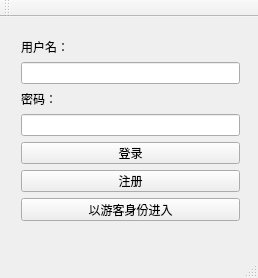
<?xml version="1.0" encoding="UTF-8"?>
<ui version="4.0">
 <class>MainWindow</class>
 <widget class="QMainWindow" name="MainWindow">
  <property name="geometry">
   <rect>
    <x>0</x>
    <y>0</y>
    <width>258</width>
    <height>278</height>
   </rect>
  </property>
  <property name="windowTitle">
   <string>MainWindow</string>
  </property>
  <widget class="QWidget" name="centralWidget">
   <widget class="QWidget" name="layoutWidget">
    <property name="geometry">
     <rect>
      <x>10</x>
      <y>10</y>
      <width>241</width>
      <height>205</height>
     </rect>
    </property>
    <layout class="QVBoxLayout" name="verticalLayout">
     <item>
      <widget class="QLabel" name="labelUser">
       <property name="text">
        <string>用户名：</string>
       </property>
      </widget>
     </item>
     <item>
      <widget class="QLineEdit" name="lineEditUser"/>
     </item>
     <item>
      <widget class="QLabel" name="labelPassword">
       <property name="text">
        <string>密码：</string>
       </property>
      </widget>
     </item>
     <item>
      <widget class="QLineEdit" name="lineEditPassword">
       <property name="text">
        <string/>
       </property>
       <property name="maxLength">
        <number>32764</number>
       </property>
       <property name="placeholderText">
        <string/>
       </property>
      </widget>
     </item>
     <item>
      <widget class="QPushButton" name="pushButtonLogIn">
       <property name="text">
        <string>登录</string>
       </property>
      </widget>
     </item>
     <item>
      <widget class="QPushButton" name="pushButtonSignUp">
       <property name="text">
        <string>注册</string>
       </property>
      </widget>
     </item>
     <item>
      <widget class="QPushButton" name="pushButtonVisitor">
       <property name="text">
        <string>以游客身份进入</string>
       </property>
      </widget>
     </item>
    </layout>
   </widget>
  </widget>
  <widget class="QMenuBar" name="menuBar">
   <property name="geometry">
    <rect>
     <x>0</x>
     <y>0</y>
     <width>258</width>
     <height>22</height>
    </rect>
   </property>
  </widget>
  <widget class="QToolBar" name="mainToolBar">
   <attribute name="toolBarArea">
    <enum>TopToolBarArea</enum>
   </attribute>
   <attribute name="toolBarBreak">
    <bool>false</bool>
   </attribute>
  </widget>
  <widget class="QStatusBar" name="statusBar"/>
 </widget>
 <layoutdefault spacing="6" margin="11"/>
 <resources/>
 <connections/>
</ui>
